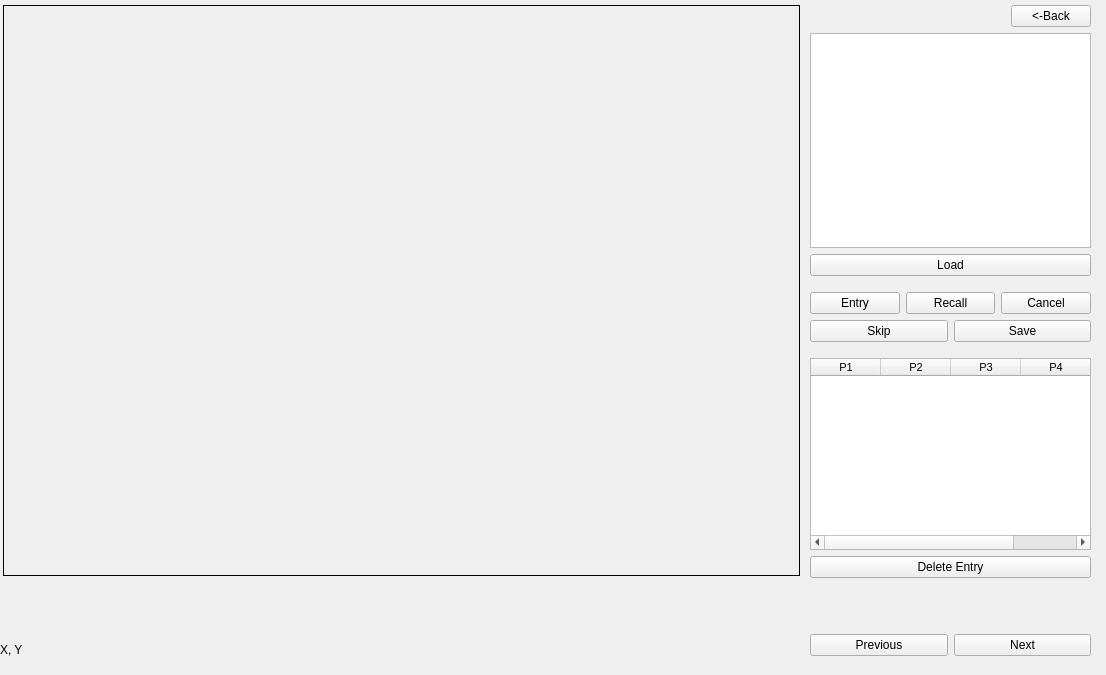
<?xml version="1.0" encoding="UTF-8"?>
<ui version="4.0">
 <class>MainWindow</class>
 <widget class="QMainWindow" name="MainWindow">
  <property name="geometry">
   <rect>
    <x>0</x>
    <y>0</y>
    <width>1106</width>
    <height>675</height>
   </rect>
  </property>
  <property name="windowTitle">
   <string>MainWindow</string>
  </property>
  <widget class="QWidget" name="centralwidget">
   <widget class="QWidget" name="verticalLayoutWidget">
    <property name="geometry">
     <rect>
      <x>810</x>
      <y>5</y>
      <width>281</width>
      <height>651</height>
     </rect>
    </property>
    <layout class="QVBoxLayout" name="layoutButtonContainer">
     <item>
      <layout class="QHBoxLayout" name="horizontalLayout">
       <item>
        <spacer name="horizontalSpacer">
         <property name="orientation">
          <enum>Qt::Horizontal</enum>
         </property>
         <property name="sizeHint" stdset="0">
          <size>
           <width>40</width>
           <height>20</height>
          </size>
         </property>
        </spacer>
       </item>
       <item>
        <widget class="QPushButton" name="btnBack">
         <property name="text">
          <string>&lt;-Back</string>
         </property>
        </widget>
       </item>
      </layout>
     </item>
     <item>
      <widget class="QListWidget" name="listImages"/>
     </item>
     <item>
      <widget class="QPushButton" name="btnLoad">
       <property name="text">
        <string>Load</string>
       </property>
      </widget>
     </item>
     <item>
      <layout class="QVBoxLayout" name="verticalLayout_2">
       <property name="topMargin">
        <number>10</number>
       </property>
       <property name="bottomMargin">
        <number>50</number>
       </property>
       <item>
        <layout class="QHBoxLayout" name="horizontalLayout_4">
         <item>
          <widget class="QPushButton" name="btnEntry">
           <property name="text">
            <string>Entry</string>
           </property>
          </widget>
         </item>
         <item>
          <widget class="QPushButton" name="btnRecall">
           <property name="text">
            <string>Recall</string>
           </property>
          </widget>
         </item>
         <item>
          <widget class="QPushButton" name="btnCancel">
           <property name="text">
            <string>Cancel</string>
           </property>
          </widget>
         </item>
        </layout>
       </item>
       <item>
        <layout class="QHBoxLayout" name="horizontalLayout_5">
         <item>
          <widget class="QPushButton" name="btnSkip">
           <property name="text">
            <string>Skip</string>
           </property>
          </widget>
         </item>
         <item>
          <widget class="QPushButton" name="btnSave">
           <property name="text">
            <string>Save</string>
           </property>
          </widget>
         </item>
        </layout>
       </item>
       <item>
        <layout class="QVBoxLayout" name="verticalLayout_3">
         <property name="topMargin">
          <number>10</number>
         </property>
         <item>
          <widget class="QTableWidget" name="ptsTable">
           <property name="font">
            <font>
             <pointsize>8</pointsize>
            </font>
           </property>
           <attribute name="horizontalHeaderVisible">
            <bool>true</bool>
           </attribute>
           <attribute name="horizontalHeaderCascadingSectionResizes">
            <bool>false</bool>
           </attribute>
           <attribute name="horizontalHeaderMinimumSectionSize">
            <number>30</number>
           </attribute>
           <attribute name="horizontalHeaderDefaultSectionSize">
            <number>70</number>
           </attribute>
           <attribute name="horizontalHeaderShowSortIndicator" stdset="0">
            <bool>false</bool>
           </attribute>
           <attribute name="horizontalHeaderStretchLastSection">
            <bool>true</bool>
           </attribute>
           <attribute name="verticalHeaderVisible">
            <bool>false</bool>
           </attribute>
           <attribute name="verticalHeaderCascadingSectionResizes">
            <bool>false</bool>
           </attribute>
           <attribute name="verticalHeaderDefaultSectionSize">
            <number>23</number>
           </attribute>
           <attribute name="verticalHeaderShowSortIndicator" stdset="0">
            <bool>false</bool>
           </attribute>
           <attribute name="verticalHeaderStretchLastSection">
            <bool>false</bool>
           </attribute>
           <column>
            <property name="text">
             <string>P1</string>
            </property>
           </column>
           <column>
            <property name="text">
             <string>P2</string>
            </property>
           </column>
           <column>
            <property name="text">
             <string>P3</string>
            </property>
           </column>
           <column>
            <property name="text">
             <string>P4</string>
            </property>
           </column>
          </widget>
         </item>
         <item>
          <layout class="QHBoxLayout" name="horizontalLayout_6">
           <item>
            <widget class="QPushButton" name="btnDeleteEntry">
             <property name="text">
              <string>Delete Entry</string>
             </property>
            </widget>
           </item>
          </layout>
         </item>
        </layout>
       </item>
      </layout>
     </item>
     <item>
      <layout class="QHBoxLayout" name="horizontalLayout_3">
       <item>
        <widget class="QPushButton" name="btnPrevious">
         <property name="text">
          <string>Previous</string>
         </property>
        </widget>
       </item>
       <item>
        <widget class="QPushButton" name="btnNext">
         <property name="text">
          <string>Next</string>
         </property>
        </widget>
       </item>
      </layout>
     </item>
    </layout>
   </widget>
   <widget class="QWidget" name="verticalLayoutWidget_4">
    <property name="geometry">
     <rect>
      <x>3</x>
      <y>5</y>
      <width>801</width>
      <height>571</height>
     </rect>
    </property>
    <layout class="QVBoxLayout" name="layoutImageContainer">
     <property name="rightMargin">
      <number>4</number>
     </property>
     <item>
      <widget class="QLabel" name="labelImage">
       <property name="sizePolicy">
        <sizepolicy hsizetype="Preferred" vsizetype="Preferred">
         <horstretch>0</horstretch>
         <verstretch>1</verstretch>
        </sizepolicy>
       </property>
       <property name="cursor">
        <cursorShape>CrossCursor</cursorShape>
       </property>
       <property name="frameShape">
        <enum>QFrame::Box</enum>
       </property>
       <property name="text">
        <string/>
       </property>
       <property name="pixmap">
        <pixmap>cat.jpg</pixmap>
       </property>
       <property name="scaledContents">
        <bool>true</bool>
       </property>
      </widget>
     </item>
    </layout>
   </widget>
   <widget class="QWidget" name="horizontalLayoutWidget_5">
    <property name="geometry">
     <rect>
      <x>0</x>
      <y>640</y>
      <width>801</width>
      <height>19</height>
     </rect>
    </property>
    <layout class="QHBoxLayout" name="layoutInfoContainer">
     <item>
      <widget class="QLabel" name="labelCoordinate">
       <property name="sizePolicy">
        <sizepolicy hsizetype="Preferred" vsizetype="Preferred">
         <horstretch>2</horstretch>
         <verstretch>0</verstretch>
        </sizepolicy>
       </property>
       <property name="baseSize">
        <size>
         <width>0</width>
         <height>0</height>
        </size>
       </property>
       <property name="text">
        <string>X, Y</string>
       </property>
      </widget>
     </item>
     <item>
      <widget class="QLabel" name="labelInfo">
       <property name="sizePolicy">
        <sizepolicy hsizetype="Preferred" vsizetype="Preferred">
         <horstretch>8</horstretch>
         <verstretch>0</verstretch>
        </sizepolicy>
       </property>
       <property name="text">
        <string/>
       </property>
      </widget>
     </item>
    </layout>
   </widget>
  </widget>
 </widget>
 <resources/>
 <connections/>
</ui>
